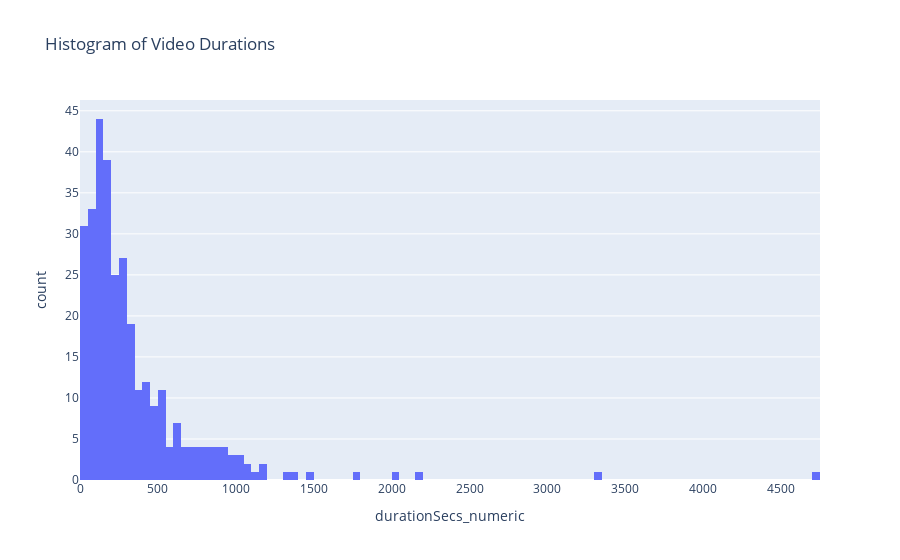

The notebook cell saved with this chart:
### Code cell
import plotly.express as px

# Filter based on duration in seconds
filtered_df = video_df[video_df['durationSecs'].dt.seconds < 10000]

# Convert timedelta to seconds
filtered_df['durationSecs_numeric'] = filtered_df['durationSecs'].dt.total_seconds()

# Create the histogram with Plotly Express
fig = px.histogram(filtered_df, x="durationSecs_numeric", nbins=100, title="Histogram of Video Durations")
fig.update_layout(title_text="Histogram of Video Durations")

# Show the plot
fig.show()

### Figure 1 — Plotly figure (JSON) as saved in the notebook; plotly's stock layout.template omitted (floating-point values rounded to 4 significant figures; data arrays with more than 128 entries replaced by an {"elided": "..."} marker saying what was removed)
{"data": [{"alignmentgroup": "True", "bingroup": "x", "hovertemplate": "durationSecs_numeric=%{x}<br>count=%{y}<extra></extra>", "legendgroup": "", "marker": {"color": "#636efa", "pattern": {"shape": ""}}, "name": "", "nbinsx": 100, "offsetgroup": "", "orientation": "v", "showlegend": false, "type": "histogram", "x": {"elided": "315 int values"}, "xaxis": "x", "yaxis": "y"}], "layout": {"barmode": "relative", "legend": {"tracegroupgap": 0}, "title": {"text": "Histogram of Video Durations"}, "xaxis": {"anchor": "y", "domain": [0, 1], "title": {"text": "durationSecs_numeric"}}, "yaxis": {"anchor": "x", "domain": [0, 1], "title": {"text": "count"}}}}
